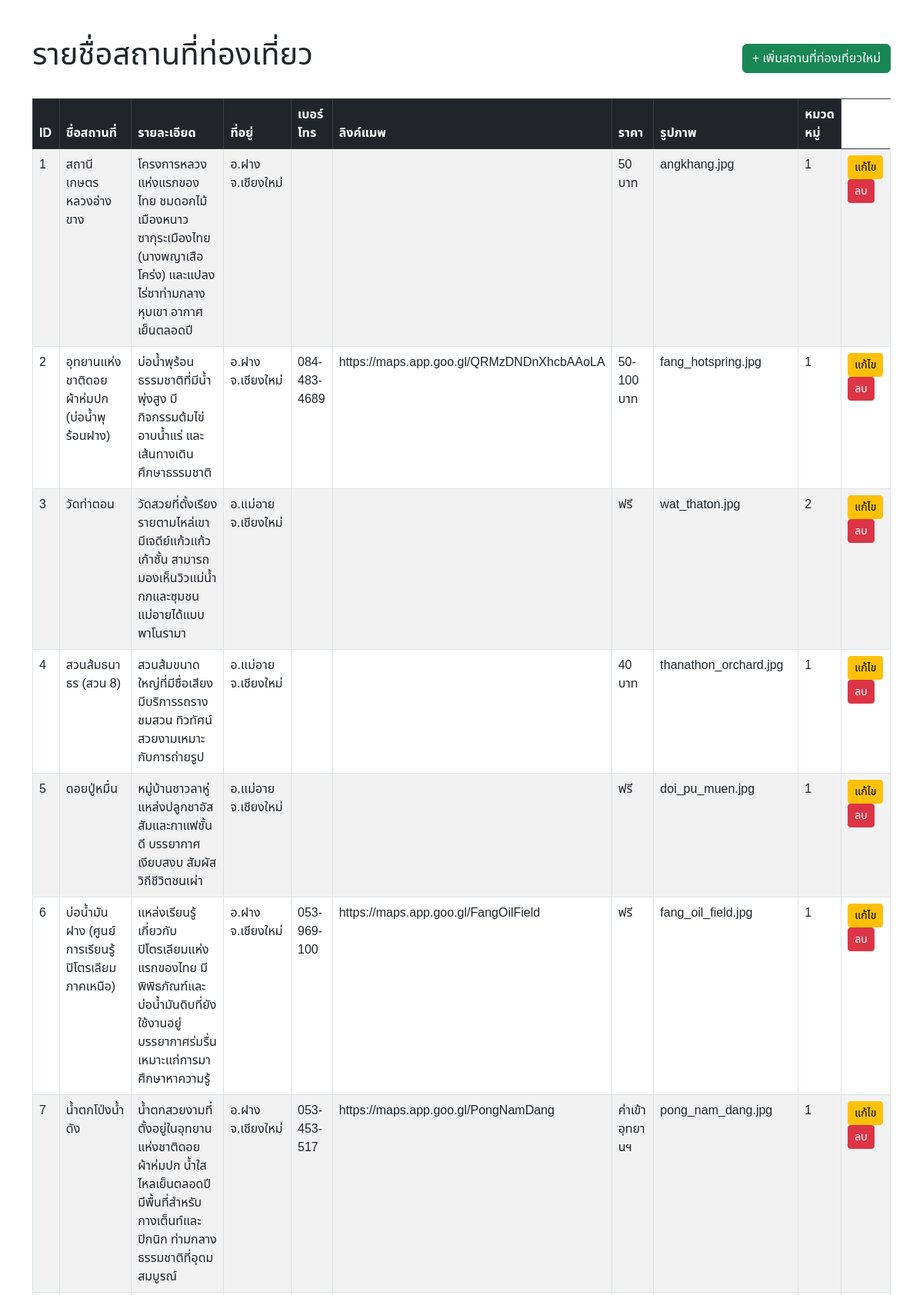
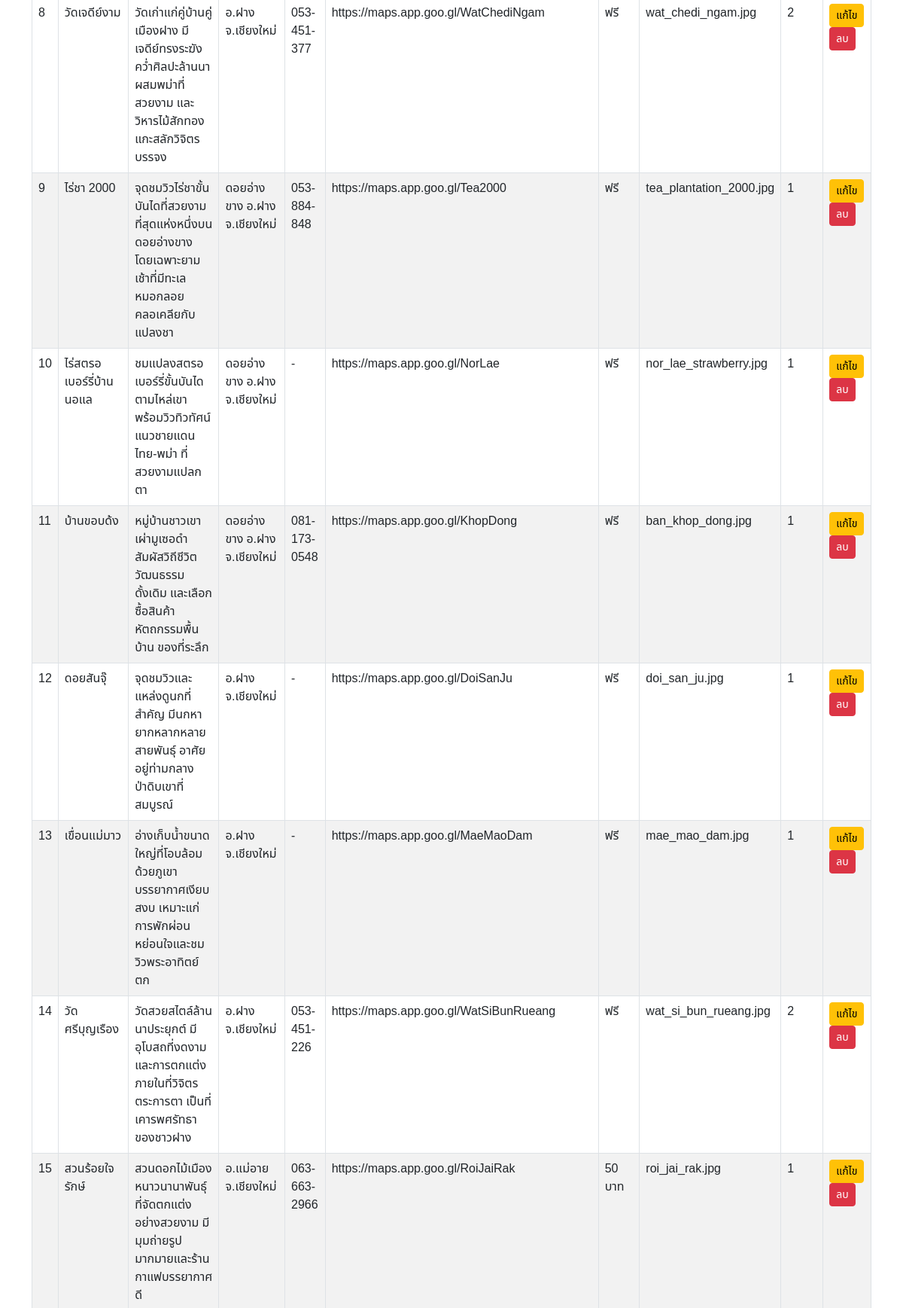
The app's page /admin/index.php (upper part) with its own data (2 pictures, top to bottom).
### tables this page shows
CREATE TABLE `attractions` (
  `id` int(11) NOT NULL,
  `name` varchar(200) NOT NULL,
  `description` text DEFAULT NULL,
  `location` varchar(255) DEFAULT NULL,
  `phone_number` varchar(50) DEFAULT NULL,
  `map_link` text DEFAULT NULL,
  `price_range` varchar(50) DEFAULT NULL,
  `cover_image` varchar(255) DEFAULT NULL,
  `category_id` int(11) DEFAULT NULL,
  `created_at` timestamp NOT NULL DEFAULT current_timestamp()
);

### admin/index.php (the view, shortened to what this page needs)
<?php
require '../includes/client.php';
?>
<!DOCTYPE html>
<html lang="th">
<head>
    <link href="https://cdn.jsdelivr.net/npm/bootstrap@5.3.0/dist/css/bootstrap.min.css" rel="stylesheet">
</head>
<body class="container mt-5">
    <div class="d-flex justify-content-between align-items-center mb-4">
        <h1>รายชื่อสถานที่ท่องเที่ยว</h1>
        <a href="form.php" class="btn btn-success">+ เพิ่มสถานที่ท่องเที่ยวใหม่</a>
    </div>
    <table class="table table-bordered table-striped">
        <thead class="table-dark">
            <tr>
                <th>ID</th>
                <th>ชื่อสถานที่</th>
                <th>รายละเอียด</th>
                <th>ที่อยู่</th>
                <th>เบอร์โทร</th>
                <th>ลิงค์แมพ</th>
                <th>ราคา</th>
                <th>รูปภาพ</th>
                <th>หมวดหมู่</th>
            </tr>
        </thead>
        <tbody>
            <?php
            $sql = "SELECT * FROM attractions";
            $result = $conn->query($sql);
            if ($result->num_rows > 0) {
                while($row = $result->fetch_assoc()) {
                    echo "<tr>";
                    echo "<td>" . $row['id'] . "</td>";
                    echo "<td>" . $row['name'] . "</td>";
                    echo "<td>" . $row['description'] . "</td>";
                    echo "<td>" . $row['location'] . "</td>";
                    echo "<td>" . $row['phone_number'] . "</td>";
                    echo "<td>" . $row['map_link'] . "</td>";
                    echo "<td>" . $row['price_range'] . "</td>";
                    echo "<td>" . $row['cover_image'] . "</td>";
                    echo "<td>" . $row['category_id'] . "</td>";
                    echo "<td>
                            <a href='form.php?id=" . $row['id'] . "' class='btn btn-warning btn-sm'>แก้ไข</a>
                            <a href='index.php?delete_id=" . $row['id'] . "' class='btn btn-danger btn-sm' onclick=\"return confirm('ยืนยันการลบข้อมูลนี้?');\">ลบ</a>
                          </td>";
                    echo "</tr>";
                }
            } else {
                echo "<tr><td colspan='5' class='text-center'>ไม่มีข้อมูลสถานที่</td></tr>";
            }
            ?>
        </tbody>
    </table>
</body>
</html>

### admin/index.php (style rules this page uses)
body { font-family: "Noto Sans Thai", sans-serif; font-optical-sizing: auto; font-weight: 400; font-style: normal; font-variation-settings: "wdth" 100; }

### records on screen
attractions: id "1", name "สถานีเกษตรหลวงอ่างขาง", description "โครงการหลวงแห่งแรกของไทย ชมดอกไม้เมืองหนาว ซากุระเมืองไทย (นางพญาเสือโคร่ง) และแปลงไร่ชาท่ามกลางหุบเขา อากาศเย็นตลอดปี", location "อ.ฝาง จ.เชียงใหม่", price_range "50 บาท", cover_image "angkhang.jpg", category "1"
attractions: id "2", name "อุทยานแห่งชาติดอยผ้าห่มปก (บ่อน้ำพุร้อนฝาง)", description "บ่อน้ำพุร้อนธรรมชาติที่มีน้ำพุ่งสูง มีกิจกรรมต้มไข่ อาบน้ำแร่ และเส้นทางเดินศึกษาธรรมชาติ", location "อ.ฝาง จ.เชียงใหม่", phone_number "084-483-4689", map_link "https://maps.app.goo.gl/QRMzDNDnXhcbAAoLA", price_range "50-100 บาท", cover_image "fang_hotspring.jpg", category "1"
attractions: id "3", name "วัดท่าตอน", description "วัดสวยที่ตั้งเรียงรายตามไหล่เขา มีเจดีย์แก้วแก้วเก้าชั้น สามารถมองเห็นวิวแม่น้ำกกและชุมชนแม่อายได้แบบพาโนรามา", location "อ.แม่อาย จ.เชียงใหม่", price_range "ฟรี", cover_image "wat_thaton.jpg", category "2"
attractions: id "4", name "สวนส้มธนาธร (สวน 8)", description "สวนส้มขนาดใหญ่ที่มีชื่อเสียง มีบริการรถรางชมสวน ทิวทัศน์สวยงามเหมาะกับการถ่ายรูป", location "อ.แม่อาย จ.เชียงใหม่", price_range "40 บาท", cover_image "thanathon_orchard.jpg", category "1"
attractions: id "5", name "ดอยปู่หมื่น", description "หมู่บ้านชาวลาหู่ แหล่งปลูกชาอัสสัมและกาแฟชั้นดี บรรยากาศเงียบสงบ สัมผัสวิถีชีวิตชนเผ่า", location "อ.แม่อาย จ.เชียงใหม่", price_range "ฟรี", cover_image "doi_pu_muen.jpg", category "1"
attractions: id "6", name "บ่อน้ำมันฝาง (ศูนย์การเรียนรู้ปิโตรเลียมภาคเหนือ)", description "แหล่งเรียนรู้เกี่ยวกับปิโตรเลียมแห่งแรกของไทย มีพิพิธภัณฑ์และบ่อน้ำมันดิบที่ยังใช้งานอยู่ บรรยากาศร่มรื่น เหมาะแก่การมาศึกษาหาความรู้", location "อ.ฝาง จ.เชียงใหม่", phone_number "053-969-100", map_link "https://maps.app.goo.gl/FangOilField", price_range "ฟรี", cover_image "fang_oil_field.jpg", category "1"
attractions: id "7", name "น้ำตกโป่งน้ำดัง", description "น้ำตกสวยงามที่ตั้งอยู่ในอุทยานแห่งชาติดอยผ้าห่มปก น้ำใสไหลเย็นตลอดปี มีพื้นที่สำหรับกางเต็นท์และปิกนิก ท่ามกลางธรรมชาติที่อุดมสมบูรณ์", location "อ.ฝาง จ.เชียงใหม่", phone_number "053-453-517", map_link "https://maps.app.goo.gl/PongNamDang", price_range "ค่าเข้าอุทยานฯ", cover_image "pong_nam_dang.jpg", category "1"
attractions: id "8", name "วัดเจดีย์งาม", description "วัดเก่าแก่คู่บ้านคู่เมืองฝาง มีเจดีย์ทรงระฆังคว่ำศิลปะล้านนาผสมพม่าที่สวยงาม และวิหารไม้สักทองแกะสลักวิจิตรบรรจง", location "อ.ฝาง จ.เชียงใหม่", phone_number "053-451-377", map_link "https://maps.app.goo.gl/WatChediNgam", price_range "ฟรี", cover_image "wat_chedi_ngam.jpg", category "2"
attractions: id "9", name "ไร่ชา 2000", description "จุดชมวิวไร่ชาขั้นบันไดที่สวยงามที่สุดแห่งหนึ่งบนดอยอ่างขาง โดยเฉพาะยามเช้าที่มีทะเลหมอกลอยคลอเคลียกับแปลงชา", location "ดอยอ่างขาง อ.ฝาง จ.เชียงใหม่", phone_number "053-884-848", map_link "https://maps.app.goo.gl/Tea2000", price_range "ฟรี", cover_image "tea_plantation_2000.jpg", category "1"
attractions: id "10", name "ไร่สตรอเบอร์รี่บ้านนอแล", description "ชมแปลงสตรอเบอร์รี่ขั้นบันไดตามไหล่เขา พร้อมวิวทิวทัศน์แนวชายแดนไทย-พม่า ที่สวยงามแปลกตา", location "ดอยอ่างขาง อ.ฝาง จ.เชียงใหม่", phone_number "-", map_link "https://maps.app.goo.gl/NorLae", price_range "ฟรี", cover_image "nor_lae_strawberry.jpg", category "1"
attractions: id "11", name "บ้านขอบด้ง", description "หมู่บ้านชาวเขาเผ่ามูเซอดำ สัมผัสวิถีชีวิตวัฒนธรรมดั้งเดิม และเลือกซื้อสินค้าหัตถกรรมพื้นบ้าน ของที่ระลึก", location "ดอยอ่างขาง อ.ฝาง จ.เชียงใหม่", phone_number "081-173-0548", map_link "https://maps.app.goo.gl/KhopDong", price_range "ฟรี", cover_image "ban_khop_dong.jpg", category "1"
attractions: id "12", name "ดอยสันจุ๊", description "จุดชมวิวและแหล่งดูนกที่สำคัญ มีนกหายากหลากหลายสายพันธุ์ อาศัยอยู่ท่ามกลางป่าดิบเขาที่สมบูรณ์", location "อ.ฝาง จ.เชียงใหม่", phone_number "-", map_link "https://maps.app.goo.gl/DoiSanJu", price_range "ฟรี", cover_image "doi_san_ju.jpg", category "1"
attractions: id "13", name "เขื่อนแม่มาว", description "อ่างเก็บน้ำขนาดใหญ่ที่โอบล้อมด้วยภูเขา บรรยากาศเงียบสงบ เหมาะแก่การพักผ่อนหย่อนใจและชมวิวพระอาทิตย์ตก", location "อ.ฝาง จ.เชียงใหม่", phone_number "-", map_link "https://maps.app.goo.gl/MaeMaoDam", price_range "ฟรี", cover_image "mae_mao_dam.jpg", category "1"
attractions: id "14", name "วัดศรีบุญเรือง", description "วัดสวยสไตล์ล้านนาประยุกต์ มีอุโบสถที่งดงามและการตกแต่งภายในที่วิจิตรตระการตา เป็นที่เคารพศรัทธาของชาวฝาง", location "อ.ฝาง จ.เชียงใหม่", phone_number "053-451-226", map_link "https://maps.app.goo.gl/WatSiBunRueang", price_range "ฟรี", cover_image "wat_si_bun_rueang.jpg", category "2"
attractions: id "15", name "สวนร้อยใจรักษ์", description "สวนดอกไม้เมืองหนาวนานาพันธุ์ที่จัดตกแต่งอย่างสวยงาม มีมุมถ่ายรูปมากมายและร้านกาแฟบรรยากาศดี", location "อ.แม่อาย จ.เชียงใหม่", phone_number "063-663-2966", map_link "https://maps.app.goo.gl/RoiJaiRak", price_range "50 บาท", cover_image "roi_jai_rak.jpg", category "1"
